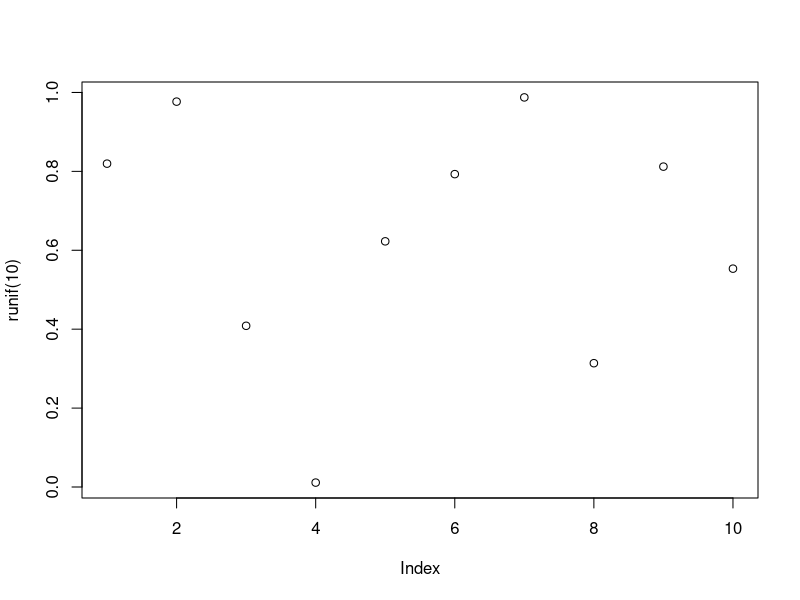

Recreate this plot in R.
## ---- chunk 1
plot(runif(10))

